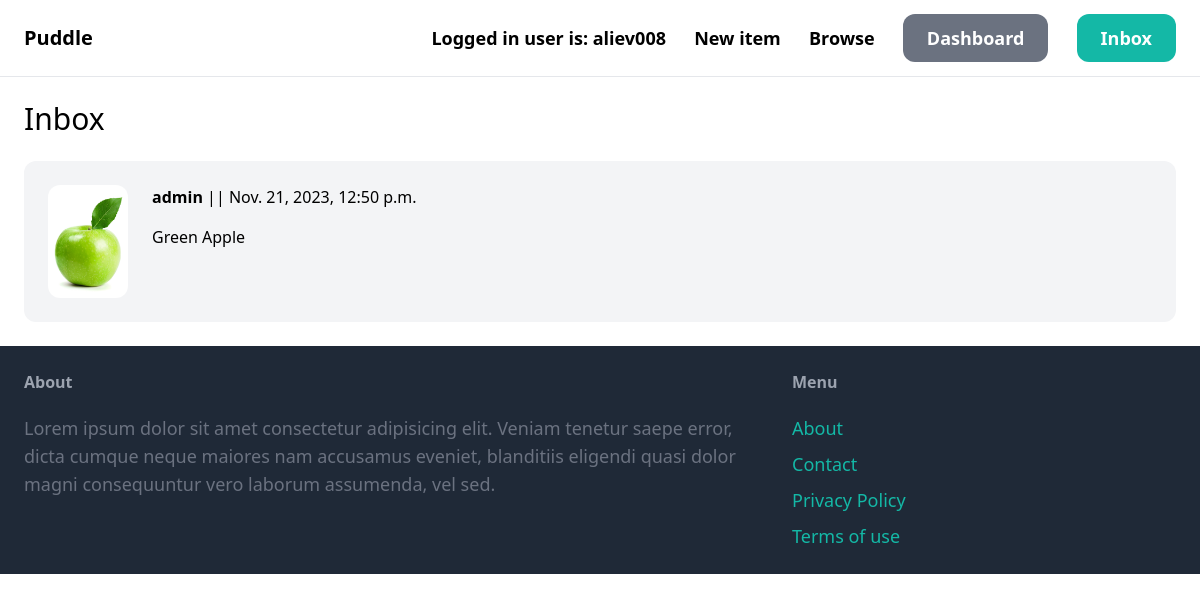
The page /inbox/ (signed in) on the database its author committed.
### conversation/models.py (models this page shows)
class Conversation(models.Model):
    item = models.ForeignKey(Item, related_name='conversations', on_delete=models.CASCADE)
    members = models.ManyToManyField(User, related_name='conversations')
    created_at = models.DateTimeField(auto_now_add=True)
    modified_at = models.DateTimeField(auto_now=True)
    class Meta:
      ordering = ('-modified_at',)

### item/models.py (models this page shows, shortened)
class Item(models.Model):
    category = models.ForeignKey(Category, related_name='items', on_delete=models.CASCADE)
    name = models.CharField(max_length=255)
    description = models.TextField(blank=True, null=True)
    price = models.FloatField()
    image = models.ImageField(upload_to='item_images', blank=True, null=True)
    is_sold = models.BooleanField(default=False)
    created_by = models.ForeignKey(User, related_name='items', on_delete=models.CASCADE)
    created_at = models.DateTimeField(auto_now_add=True)
    class Meta:
        ordering = ("name",)

### conversation/views.py (the view)
# urls.py: path('', views.inbox, name='inbox'),
@login_required
def inbox(request):
    conversations = Conversation.objects.filter(members__in=[request.user.id])
    return render(request, 'conversation/inbox.html', {'conversations': conversations})

### conversation/templates/conversation/inbox.html (shortened to what this page needs)
{% extends 'core/base.html' %}
{% block content %}
<h1 class="mb-6 text-3xl">Inbox</h1>
<div class="space-y-6">
    {% for conversation in conversations %}
    <a href="{% url 'conversation:detail' conversation.id%}">
        <div class="p-6  flex bg-gray-100 rounded-xl">
            <div class="pr-6">
                <img src="{{ conversation.item.image.url }}" alt="item-image" class="w-20 rounded-xl">
            </div>
            <div>
                {% for member in conversation.members.all %}
                    {% if member != request.user %}
                         <p class="mb-4"><strong>{{ member.username }}</strong> || {{ conversation.modified_at }}</p>
                         <p> {{ conversation.item.name }} </p>
                    {% endif %}
                {% endfor %}
            </div>
        </div>
    </a>
    {% endfor %}
</div>
{% endblock %}

### core/templates/core/base.html (shortened to what this page needs)
<!DOCTYPE html>
<html lang="en">
<head>
    <script src="https://cdn.tailwindcss.com"></script>
</head>
<body>
    <nav class="py-6 px-6 flex justify-between items-center border-b border-gray-200">
        <a href="/" class="text-xl font-semibold">Puddle</a>
        <div class="space-x-6">
            <a href="#" class="text-lg font-semibold hover:text-gray-500">Logged in user is: {{request.user}}</a>
            <a href="{% url 'item:new' %}" class="text-lg font-semibold hover:text-gray-500">New item</a>
            <a href="{% url 'item:items' %}" class="text-lg font-semibold hover:text-gray-500">Browse</a>
            <a href="{% url 'dashboard:index' %}"
            class="px-6 py-3 text-lg font-semibold bg-gray-500 text-white rounded-xl hover:bg-gray-700">Dashboard</a>
            {% if request.user.is_authenticated %}
            <a href="{% url 'conversation:inbox' %}"
                class="px-6 py-3 text-lg font-semibold bg-teal-500 text-white rounded-xl hover:bg-teal-700">Inbox</a>
            {% endif %}
        </div>
    </nav>
    <div class="px-6 py-6">
        {% block content %}
        {% endblock %}
    </div>
    <footer class="py-6 px-6 flex justify-between bg-gray-800">
        <div class="w-2/3 pr-10">
            <h3 class="mb-5 font-semibold text-gray-400">About</h3>
            <p class="text-lg  text-gray-500">Lorem ipsum dolor sit amet consectetur adipisicing elit. Veniam tenetur
                saepe error, dicta cumque neque maiores nam accusamus eveniet, blanditiis eligendi quasi dolor magni
                consequuntur vero laborum assumenda, vel sed.</p>
        </div>
        <div class="w-1/3">
            <h3 class="mb-5 font-semibold text-gray-400">Menu</h3>
            <ul class="space-y-2">
                <li><a href="#" class="text-lg text-teal-500 hover:text-teal-700">
                        <A:mail>About</A:mail>
                    </a></li>
                <li><a href="{% url 'core:contact' %}" class="text-lg text-teal-500 hover:text-teal-700">
                        <A:mail>Contact</A:mail>
                    </a></li>
                <li><a href="#" class="text-lg text-teal-500 hover:text-teal-700">
                        <A:mail>Privacy Policy</A:mail>
                    </a></li>
                <li><a href="#" class="text-lg text-teal-500 hover:text-teal-700">
                        <A:mail>Terms of use</A:mail>
                    </a></li>
            </ul>
        </div>
    </footer>
</body>
</html>

### rows shown on the page
Conversation: item.image (picture), modified_at "Nov. 21, 2023, 12:50 p.m.", item.name "Green Apple"

### other values the page prints
{{ request.user }} "aliev008"
{{ member.username }} "admin"
